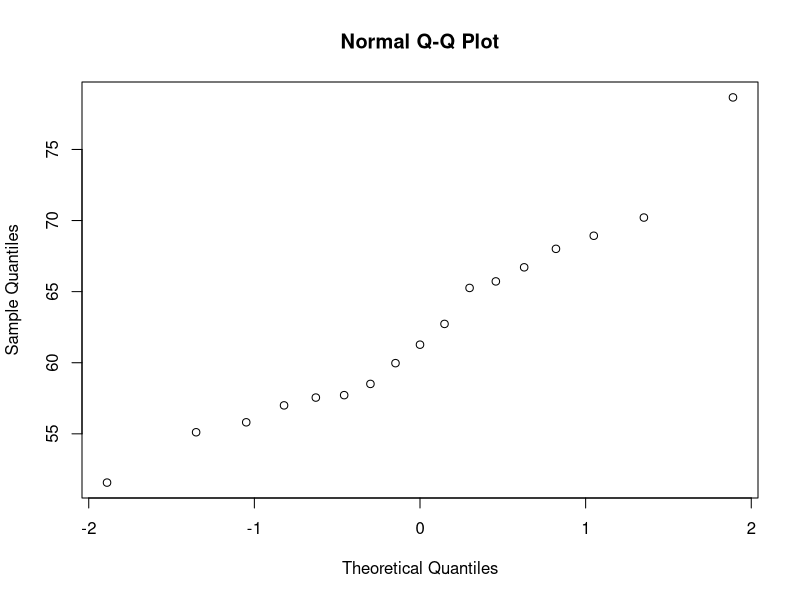
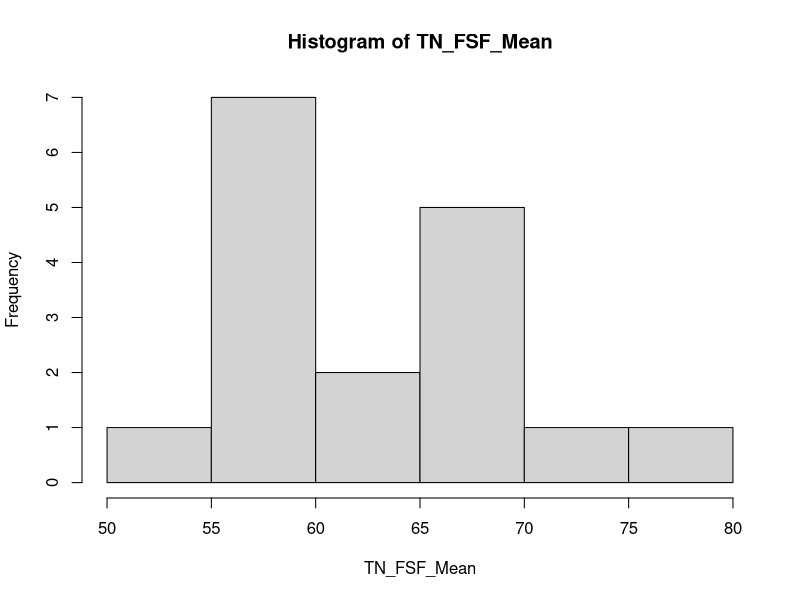
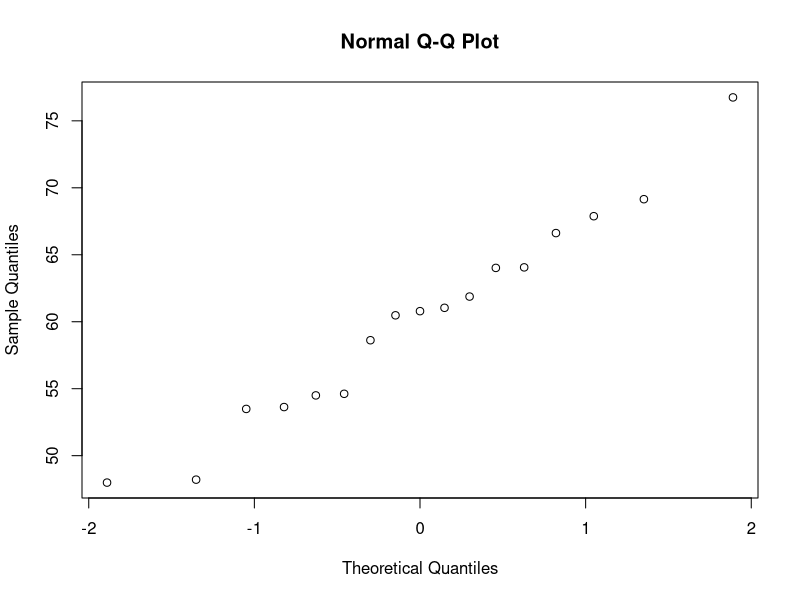
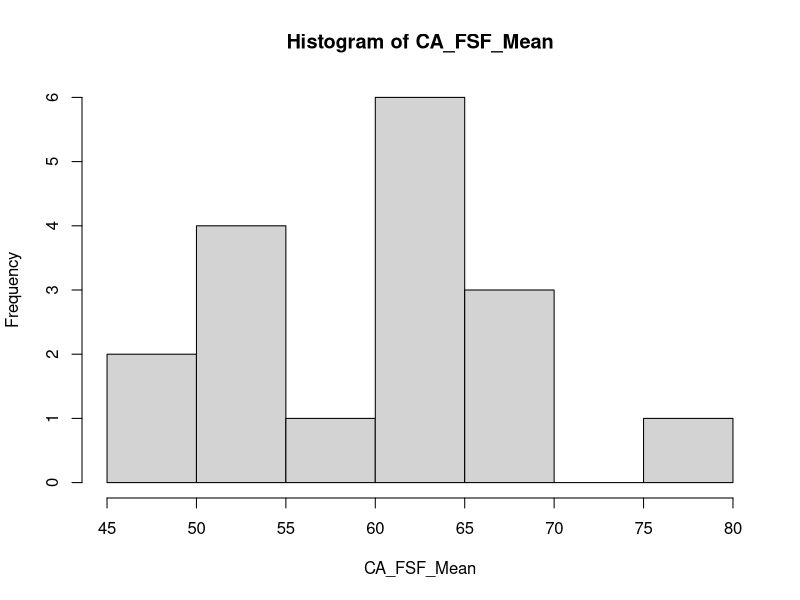
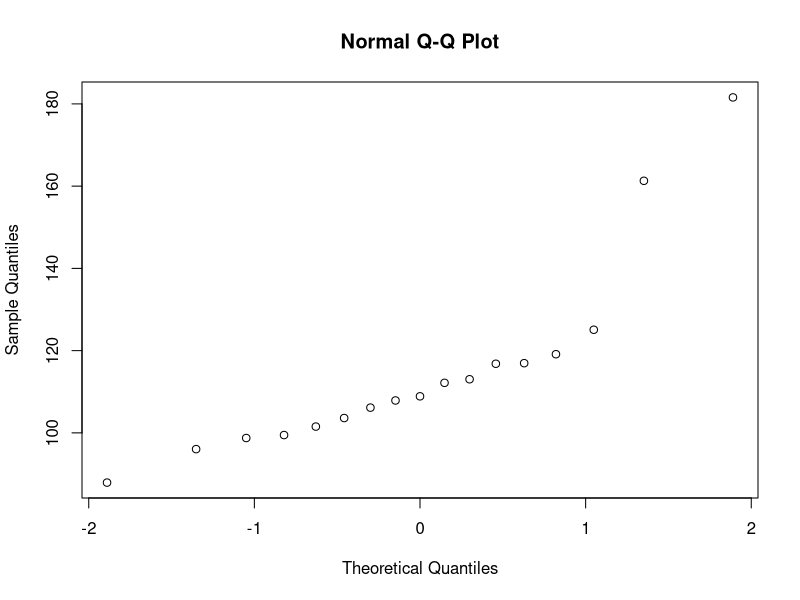
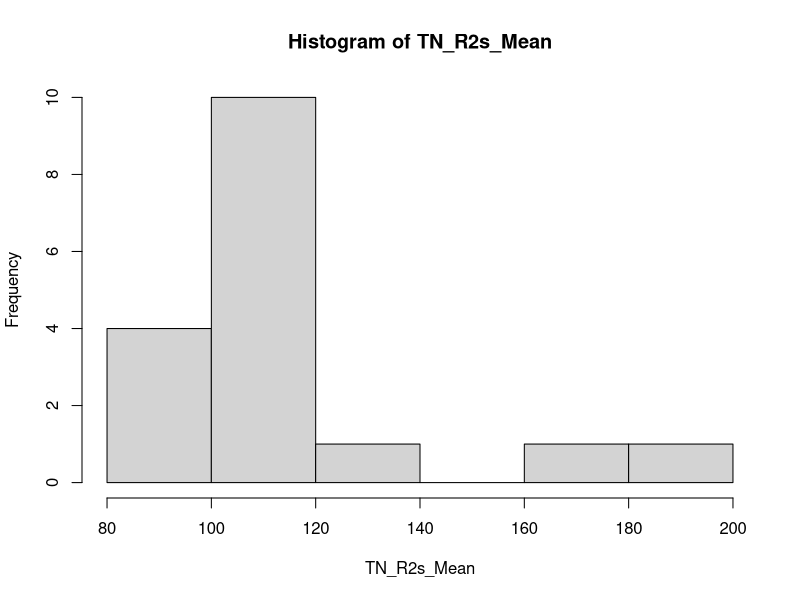
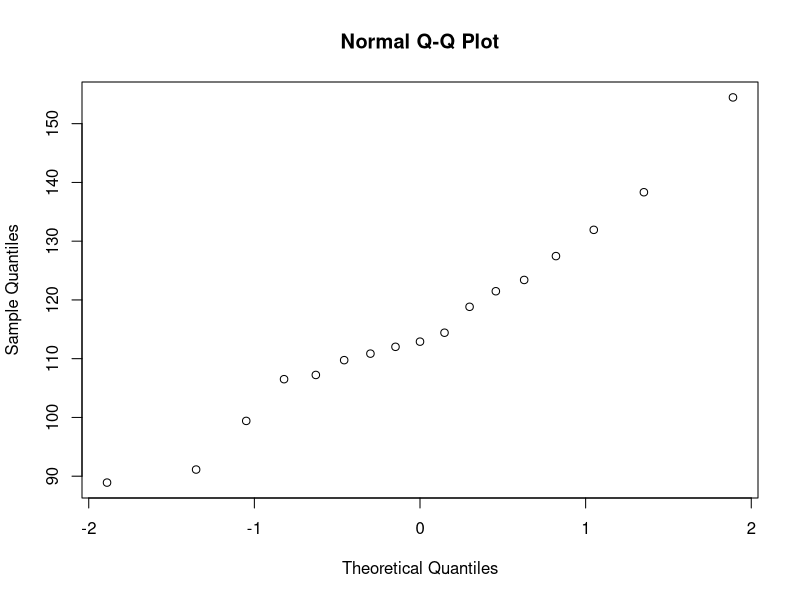
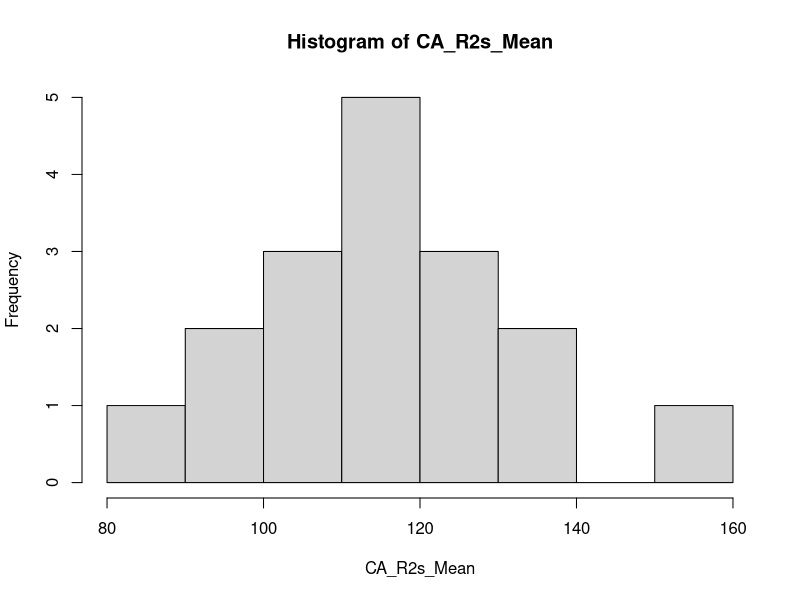

Reproduce these figures in R, in order.
# ---------------------------------------------------------------------------------------------------------
# CODE FOR PERFORMING STATISTICAL TESTS FOR AJP BAT MANUSCRIPT
# This .R file contains the script to test for significant difference between the values plotted in Figures 5 and 6.
# The script reads the necessary csv files from the ../tidy_data/ folder.
# ---------------------------------------------------------------------------------------------------------

# Load CSV file into a data frame
fullData = read.csv('../tidy_data/PET_Positive_BAT_tidy_data.csv')
watData = read.csv('../tidy_data/PET_Positive_WAT_tidy_data.csv')

# ---------------------------------------------------------------------------------------------------------
# Separate into CA and TN data

sub_CA = fullData[, "Scan_Temp"]=="CA"
CAData = fullData[sub_CA ,]

sub_TN = fullData[, "Scan_Temp"]=="TN"
TNData = fullData[sub_TN ,]

WAT_sub_CA = watData[, "Temp"]=="CA"
WAT_CAData = watData[WAT_sub_CA ,]

WAT_sub_TN = watData[, "Temp"]=="TN"
WAT_TNData = watData[WAT_sub_TN ,]

# ---------------------------------------------------------------------------------------------------------
# Separate into Low and High BMI data

rows_Lbmi_TN  = TNData[,"BMI"]<25
LowB_Data_TN  = TNData[rows_Lbmi_TN ,]
rows_Lbmi_CA  = CAData[,"BMI"]<25
LowB_Data_CA  = CAData[rows_Lbmi_CA ,]

rows_Hbmi_TN   = TNData[,"BMI"]>=25
HighB_Data_TN  = TNData[rows_Hbmi_TN ,]
rows_Hbmi_CA   = CAData[,"BMI"]>=25
HighB_Data_CA  = CAData[rows_Hbmi_CA ,]

# ---------------------------------------------------------------------------------------------------------
All_FSF_Mean = fullData[,"FSF_Mean"]
TN_FSF_Mean = TNData[,"FSF_Mean"]
CA_FSF_Mean = CAData[,"FSF_Mean"]
TN_FSF_Mean_lowB = LowB_Data_TN[, "FSF_Mean"]
CA_FSF_Mean_lowB = LowB_Data_CA[, "FSF_Mean"]
TN_FSF_Mean_highB = HighB_Data_TN[, "FSF_Mean"]
CA_FSF_Mean_highB = HighB_Data_CA[, "FSF_Mean"]

TN_WAT_FSF_Mean = WAT_TNData[,"FSF_Mean"]
CA_WAT_FSF_Mean = WAT_CAData[,"FSF_Mean"]

# ---------------------------------------------------------------------------------------------------------
All_CT_Mean = fullData[,"CT_Mean"]
TN_CT_Mean = TNData[,"CT_Mean"]
CA_CT_Mean = CAData[,"CT_Mean"]
TN_CT_Mean_lowB = LowB_Data_TN[, "CT_Mean"]
CA_CT_Mean_lowB = LowB_Data_CA[, "CT_Mean"]
TN_CT_Mean_highB = HighB_Data_TN[, "CT_Mean"]
CA_CT_Mean_highB = HighB_Data_CA[, "CT_Mean"]

TN_WAT_CT_Mean = WAT_TNData[,"CT_Mean"]
CA_WAT_CT_Mean = WAT_CAData[,"CT_Mean"]

# ---------------------------------------------------------------------------------------------------------
All_PET_Mean = fullData[,"PET_Mean"]
TN_PET_Mean = TNData[,"PET_Mean"]
CA_PET_Mean = CAData[,"PET_Mean"]
TN_PET_Mean_lowB = LowB_Data_TN[, "PET_Mean"]
CA_PET_Mean_lowB = LowB_Data_CA[, "PET_Mean"]
TN_PET_Mean_highB = HighB_Data_TN[, "PET_Mean"]
CA_PET_Mean_highB = HighB_Data_CA[, "PET_Mean"]

# ---------------------------------------------------------------------------------------------------------
All_R2s_Mean = fullData[, "R2s_Mean"]
TN_R2s_Mean = TNData[, "R2s_Mean"]
CA_R2s_Mean = CAData[, "R2s_Mean"]
TN_R2s_Mean_lowB = LowB_Data_TN[, "R2s_Mean"]
CA_R2s_Mean_lowB = LowB_Data_CA[, "R2s_Mean"]
TN_R2s_Mean_highB = HighB_Data_TN[, "R2s_Mean"]
CA_R2s_Mean_highB = HighB_Data_CA[, "R2s_Mean"]

TN_WAT_R2s_Mean = WAT_TNData[,"R2s_Mean"]
CA_WAT_R2s_Mean = WAT_CAData[,"R2s_Mean"]

# ---------------------------------------------------------------------------------------------------------
# Test for Normality first: - ALL Subjects

# TESTING - FSF
shapiro.test(TN_FSF_Mean)
qqnorm(TN_FSF_Mean)
hist(TN_FSF_Mean)

shapiro.test(CA_FSF_Mean)
qqnorm(CA_FSF_Mean)
hist(CA_FSF_Mean)

# TESTING - R2*
shapiro.test(TN_R2s_Mean)
qqnorm(TN_R2s_Mean)
hist(TN_R2s_Mean)

shapiro.test(CA_R2s_Mean)
qqnorm(CA_R2s_Mean)
hist(CA_R2s_Mean)

# TESTING - HU
shapiro.test(TN_CT_Mean)
qqnorm(TN_CT_Mean)
hist(TN_CT_Mean)

shapiro.test(CA_CT_Mean)
qqnorm(CA_CT_Mean)
hist(CA_CT_Mean)

# TESTING - SUV
shapiro.test(TN_PET_Mean)
qqnorm(TN_PET_Mean)
hist(TN_PET_Mean)

shapiro.test(CA_PET_Mean)
qqnorm(CA_PET_Mean)
hist(CA_PET_Mean)


# ---------------------------------------------------------------------------------------------------------
# Wilcoxon Signed Rank Test:

# BAT - Thermoneutral vs. Cold -
# HU / SUV / FSF / R2* for:
# All Subjects:
wilcox.test(TN_CT_Mean, CA_CT_Mean, mu=0, alt="two.sided", paired=T, conf.int=T, conf.level=0.95)
wilcox.test(TN_PET_Mean, CA_PET_Mean, mu=0, alt="two.sided", paired=T, conf.int=T, conf.level=0.95)
wilcox.test(TN_FSF_Mean, CA_FSF_Mean, mu=0, alt="two.sided", paired=T, conf.int=T, conf.level=0.95)
wilcox.test(TN_R2s_Mean, CA_R2s_Mean, mu=0, alt="two.sided", paired=T, conf.int=T, conf.level=0.95)
# Low BMI
wilcox.test(TN_CT_Mean_lowB, CA_CT_Mean_lowB, mu=0, alt="two.sided", paired=T, conf.int=T, conf.level=0.95)
wilcox.test(TN_PET_Mean_lowB, CA_PET_Mean_lowB, mu=0, alt="two.sided", paired=T, conf.int=T, conf.level=0.95)
wilcox.test(TN_FSF_Mean_lowB, CA_FSF_Mean_lowB, mu=0, alt="two.sided", paired=T, conf.int=T, conf.level=0.95)
wilcox.test(TN_R2s_Mean_lowB, CA_R2s_Mean_lowB, mu=0, alt="two.sided", paired=T, conf.int=T, conf.level=0.95)
# High BMI
wilcox.test(TN_CT_Mean_highB, CA_CT_Mean_highB, mu=0, alt="two.sided", paired=T, conf.int=T, conf.level=0.95)
wilcox.test(TN_PET_Mean_highB, CA_PET_Mean_highB, mu=0, alt="two.sided", paired=T, conf.int=T, conf.level=0.95)
wilcox.test(TN_FSF_Mean_highB, CA_FSF_Mean_highB, mu=0, alt="two.sided", paired=T, conf.int=T, conf.level=0.95)
wilcox.test(TN_R2s_Mean_highB, CA_R2s_Mean_highB, mu=0, alt="two.sided", paired=T, conf.int=T, conf.level=0.95)

# WAT vs BAT - Wilcoxon RANK SUM test - unpaired data
# All Subjects -- WARM 
wilcox.test(TN_CT_Mean, TN_WAT_CT_Mean, mu=0, alt="two.sided", paired=F, conf.int=T, conf.level=0.95, exact=T)
wilcox.test(TN_FSF_Mean, TN_WAT_FSF_Mean, mu=0, alt="two.sided", paired=F, conf.int=T, conf.level=0.95, exact=T)
wilcox.test(TN_R2s_Mean, TN_WAT_R2s_Mean, mu=0, alt="two.sided", paired=F, conf.int=T, conf.level=0.95, exact=T)
# All Subjects -- COLD
wilcox.test(CA_CT_Mean, CA_WAT_CT_Mean, mu=0, alt="two.sided", paired=F, conf.int=T, conf.level=0.95, exact=T)
wilcox.test(CA_FSF_Mean, CA_WAT_FSF_Mean, mu=0, alt="two.sided", paired=F, conf.int=T, conf.level=0.95, exact=T)
wilcox.test(CA_R2s_Mean, CA_WAT_R2s_Mean, mu=0, alt="two.sided", paired=F, conf.int=T, conf.level=0.95, exact=T)
